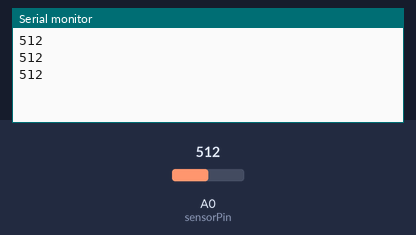
The sketch below on a simulated Arduino Uno, built with avr-gcc and run on an emulated ATmega328P. Shown: the last lines printed to the serial monitor. Inputs (shaded band) come from the test bench; at power-on: A0 (sensorPin) = 512.

Above: at 1.3 s.
1.4 s: A0 (sensorPin) set to 716
At 1.9 s:
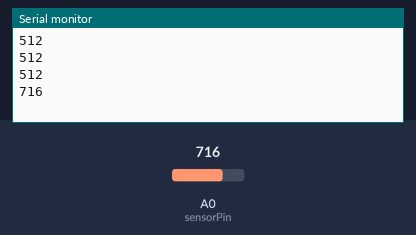
2.9 s: A0 (sensorPin) set to 900
At 3.4 s:
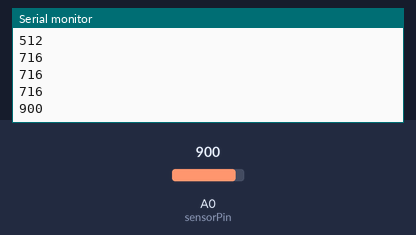
Timing chart, 0 to 5.9 s (numbered marks = the images above; inputs shaded):
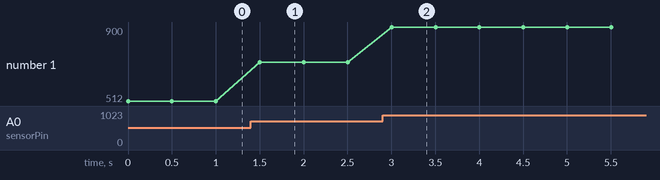

Measured:
- after the input at 1.4 s, the serial monitor: prints a new line after 0.10 s (image 1)
- after the input at 2.9 s, the serial monitor: prints a new line after 0.10 s (image 2)
- plotted number 1: 512 → 716 after the input at 1.4 s, 716 → 900 after the input at 2.9 s

The sketch:

Lab_3b.ino
```cpp
int sensorPin = A0;
unsigned int sensorValue = 0;

void setup()
{

  Serial.begin(9600);
}

void loop()
{

  sensorValue = analogRead(sensorPin);
  Serial.print(sensorValue);
  Serial.print("\n");
  delay(500);
if (sensorValue < 15)
{
  for (int inka = 0; inka < 5; inka++)
  {
  digitalWrite(5, HIGH);
  delay(300);
  digitalWrite(5, LOW);
  delay(300);
  }
}
}
```
